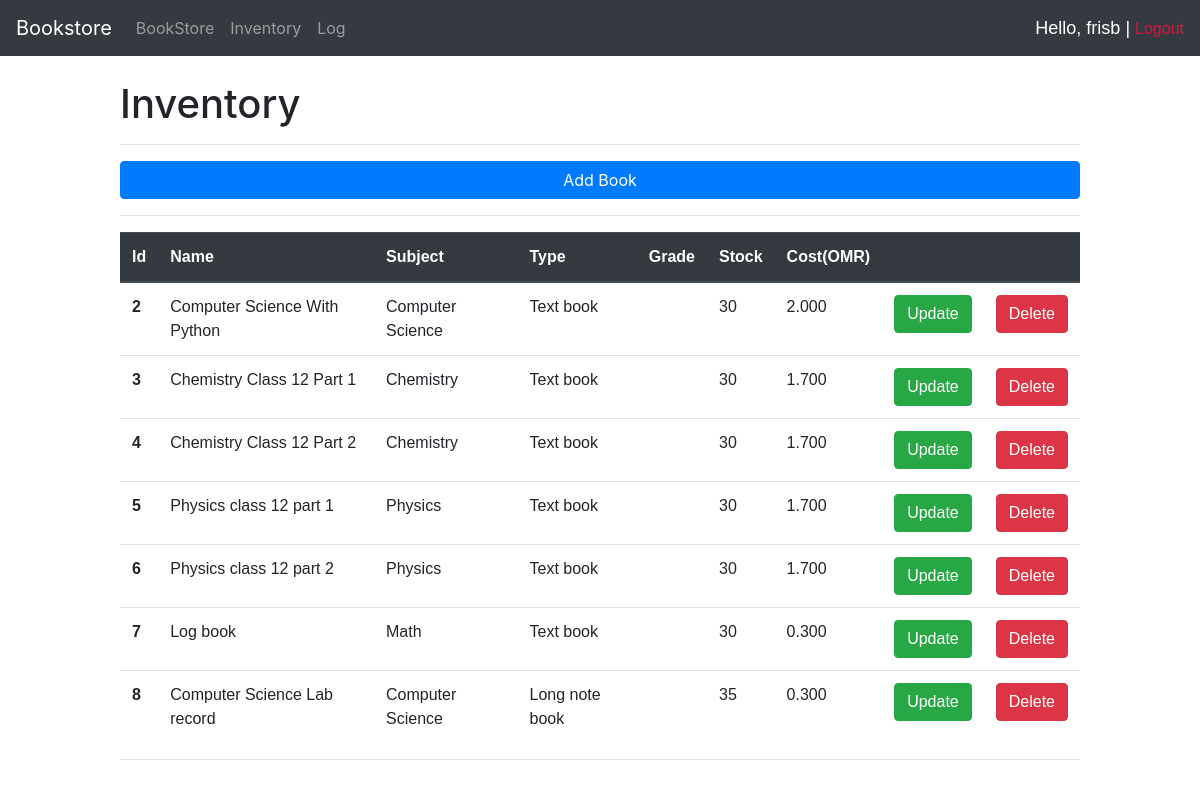
/inventory/ (signed in), run on an earlier commit of the app's database.
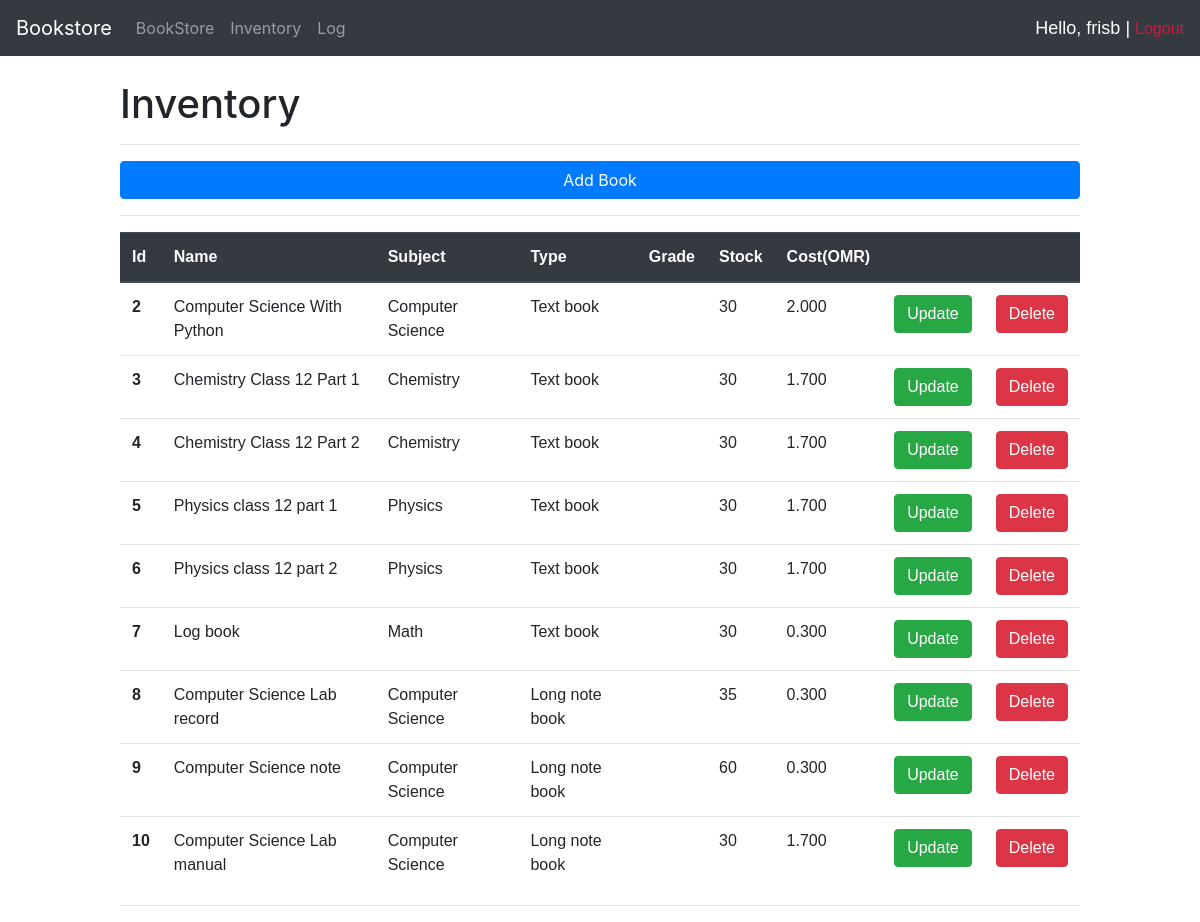
And on a later commit of the database.
### account/models.py (models this page shows, shortened)
class Account(AbstractBaseUser):
    grade_choice = (('1', '1'),
                    ('2', '2'),
                    ('3', '3'),
                    ('4', '4'),
                    ('5', '5'),
                    ('6', '6'),
                    ('7', '7'),
                    ('8', '8'),
                    ('9', '9'),
                    ('10','10'),
                    ('11','11'),
                    ('12','12'),
                    )
    email = models.EmailField(verbose_name="email", max_length=60, unique=True)
    username = models.CharField(max_length=30, unique=True)
    first_name = models.CharField(max_length=30)
    last_name = models.CharField(max_length=30)
    grno = models.IntegerField(null=False, unique=True)
    garde = models.CharField(max_length=100, choices=grade_choice)
    is_admin = models.BooleanField(default=False)
    is_active = models.BooleanField(default=True)
    is_staff = models.BooleanField(default=False)
    is_superuser = models.BooleanField(default=False)
    is_customer = models.BooleanField(default=True)
    date_joined = models.DateTimeField(auto_now_add=True)
    USERNAME_FIELD = 'email'
    REQUIRED_FIELDS = ['username', 'first_name', 'last_name','grno', 'garde',]
    objects = Manager()
    def __str__(self) :
        return(self.first_name)

### inventory/models.py (models this page shows, shortened)
class Book(models.Model) :
    subject_choice = (('English', 'English'),
                    ('Math', 'Math'),
                    ('Science', 'Science'),
                    ('Physics', 'Physics'),
                    ('Chemistry', 'Chemistry'),
                    ('Biology', 'Biology'),
                    ('Computer Science', 'Computer Science'),
                    ('Social Studies', 'Social Studies'),
                    ('Hindi', 'Hindi'),
                    ('Arabic', 'Arabic'),
                    )
    type_choice = (('Text book', 'Text book'),
                    ('Long note book', 'Long note book'),
                    ('Short note book', 'Short note book')
                    )
    grade_choice = (('1', '1'),
                    ('2', '2'),
                    ('3', '3'),
                    ('4', '4'),
                    ('5', '5'),
                    ('6', '6'),
                    ('7', '7'),
                    ('8', '8'),
                    ('9', '9'),
                    ('10','10'),
                    ('11','11'),
                    ('12','12'),
                    ('All', 'All')
                    )
    name = models.CharField(max_length=100, unique=True)
    subject = models.CharField(max_length=100, choices=subject_choice)
    book_type = models.CharField(max_length=100, choices=type_choice)
    grade = models.CharField(max_length=100, choices=grade_choice)
    stock = models.IntegerField()
    cost = models.DecimalField(max_digits=5, decimal_places=3)

### account/decorators.py (the view, shortened to what this page needs)
        def wrapper_func(request, *args, **kwargs) :
            if ('superuser' in perms) and (request.user.is_superuser) :
                return(view_func(request, *args, **kwargs))

### inventory/views.py (called while the page is built)
@login_required(login_url='login')
@allowed_users(perms=['superuser', 'admin', 'staff'])
def inventory(request) :
    books = Book.objects.all()
    context = {'books':books}
    return(render(request, 'inventory/home.html', context))

### inventory/templates/inventory/home.html (shortened to what this page needs)
{% extends 'inventory/main.html' %}
{% block content %}
    <br>
    <h1>Inventory</h1>
    <hr>
    <a href="{% url 'add' %}" class="btn btn-primary" id="add">Add Book</a>
    <hr>
    <table class="table">
        <thead class="thead-dark">
        <tr>
            <th scope="col">Id</th>
            <th scope="col">Name</th>
            <th scope="col">Subject</th>
            <th scope="col">Type</th>
            <th scope="col">Grade</th>
            <th scope="col">Stock</th>
            <th scope="col">Cost(OMR)</th>
            <th scope="col"></th>
            <th scope="col"></th>
        </tr>
        </thead>
        <tbody>
        {% for book in books %}
            <tr>
                <th scope="row">{{book.id}}</th>
                <td>{{book.name}}</td>
                <td>{{book.subject}}</td>
                <td>{{book.book_type}}</td>
                <td>{{book.garde}}</td>
                <td>{{book.stock}}</td>
                <td>{{book.cost}}</td>
                <td><a href="{% url 'update' book.id %}" class="btn btn-success">Update</a></td>
                <td><a href="{% url 'delete' book.id %}" class="btn btn-danger">Delete</a></td>
            </tr>
        {% endfor %}
        </tbody>
    </table>
    <hr>
{% endblock %}

### inventory/templates/inventory/main.html (shortened to what this page needs)
<!DOCTYPE html>
<html>
<head>
    <link rel="stylesheet" href="https://stackpath.bootstrapcdn.com/bootstrap/4.4.1/css/bootstrap.min.css">
</head>
{% include 'inventory/navbar.html' %}
<body>
    <div class='content'>
        {% block content %}
        {% endblock %}
    </div>
</body>
</html>

### inventory/templates/inventory/navbar.html (shortened to what this page needs)
<nav class="navbar navbar-expand-lg navbar-dark bg-dark">
    <a class="navbar-brand" href="{% url 'store' %}">Bookstore</a>
    <div class="collapse navbar-collapse" id="navbarNavAltMarkup">
      <div class="navbar-nav">
        <a class="nav-item nav-link" href="{% url 'store' %}">BookStore</a>
        <a class="nav-item nav-link" href="{% url 'inventory' %}">Inventory</a>
        <a class="nav-item nav-link" href="{% url 'log' %}">Log</a>
      </div>
    </div>
    <div>
      <span id="username">Hello, {{request.user}} | </span>
      <span><a href="{% url 'logout' %}" id="logout">Logout</a></span>
    </div>
</nav>

### inventory/templates/inventory/navbar.html (style rules this page uses)
#logout { color: crimson; font-family: Arial, Helvetica, sans-serif; }
#username { color: white; font-size: 18px; font-family: Arial, Helvetica, sans-serif; }

### inventory/templates/inventory/home.html (style rules this page uses)
#add { width: 100%; }
.table { font-family: Arial, Helvetica, sans-serif; }

### inventory/templates/inventory/main.html (style rules this page uses)
.content { margin: auto; width: 80%; }

What changed in the data, as far as the page shows it:
added Book: id "9", name "Computer Science note", subject "Computer Science", book_type "Long note book", stock "60", cost "0.300"
added Book: id "10", name "Computer Science Lab manual", subject "Computer Science", book_type "Long note book", stock "30", cost "1.700"
